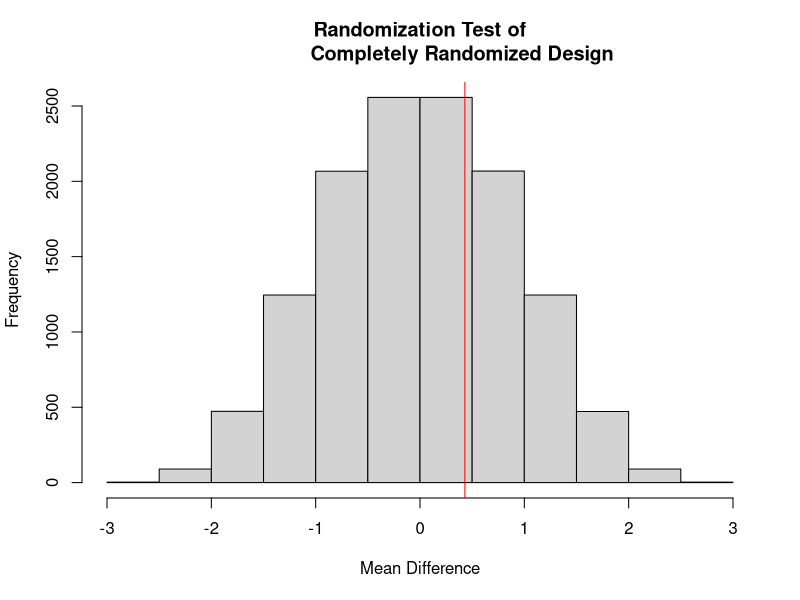
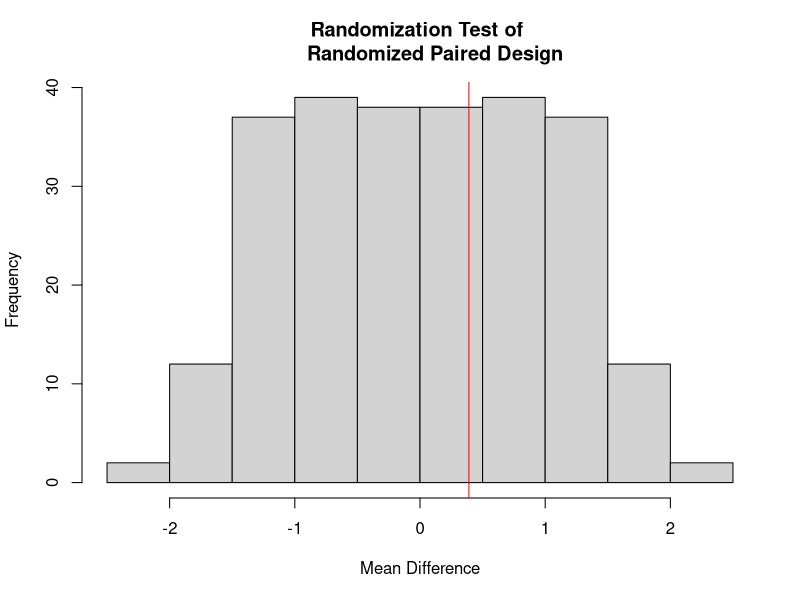

Here is the R script that generated these plots, in order:
## ---- chunk 1
knitr::opts_chunk$set(echo = TRUE)
## ---- chunk 2
set.seed(1366)
## ---- chunk 3
dat_S <- round(rnorm(8, 5, 2),3)
dat_S
## ---- chunk 4
dat_T <- round(rnorm(8, 7, 2),3)
dat_T
## ---- chunk 5
dat_both <- data.frame(dat_S,dat_T)
dat_both
## ---- chunk 6
s <- c(dat_S)
t <- c(dat_T)
s_t <- c(s, t)
m <- mean(s - t)
N <-choose(16,8)
result_N1 <- numeric(N)
assmt <- combn(1:16,8)
for (i in 1:N)
+ {result_N1[i] <- mean(s_t[assmt[,i]]) - mean(s_t[-assmt[,i]])}

t <- mean(result_N1)
pvalue1 <- sum(abs(result_N1 - t) >= abs(m-t))/N
pvalue1
## ---- chunk 7
graph <- hist(result_N1,xlab = "Mean Difference", main = "Randomization Test of
              Completely Randomized Design")
abline(v = pvalue1, col = "red")
## ---- chunk 8
a <- dat_both$dat_S - dat_both$dat_T
dat2 <- data.frame(dat_both, a)   
dat2
## ---- chunk 9
treatment <- 2^(8) 
result_N2 <- numeric(treatment) 
b <- list(c(-1,1)) 
c <- expand.grid(rep(b, 8)) 

for(i in 1:treatment){
result_N2[i] <- mean(as.numeric(c[i,])*a)
}
## ---- chunk 10
pvalue2 <- sum(result_N2 <= a)/treatment
pvalue2
## ---- chunk 11
hist(result_N2, xlab="Mean Difference",main="Randomization Test of 
     Randomized Paired Design")
abline(v = pvalue2, col="red")
## ---- chunk 12
t1 <- t.test(s,t,var.equal = TRUE, alternative = "less")
t1
## ---- chunk 13
t2 <- t.test(dat_both$dat_S, dat_both$dat_T, paired = TRUE, alternative = 'less')
t2
